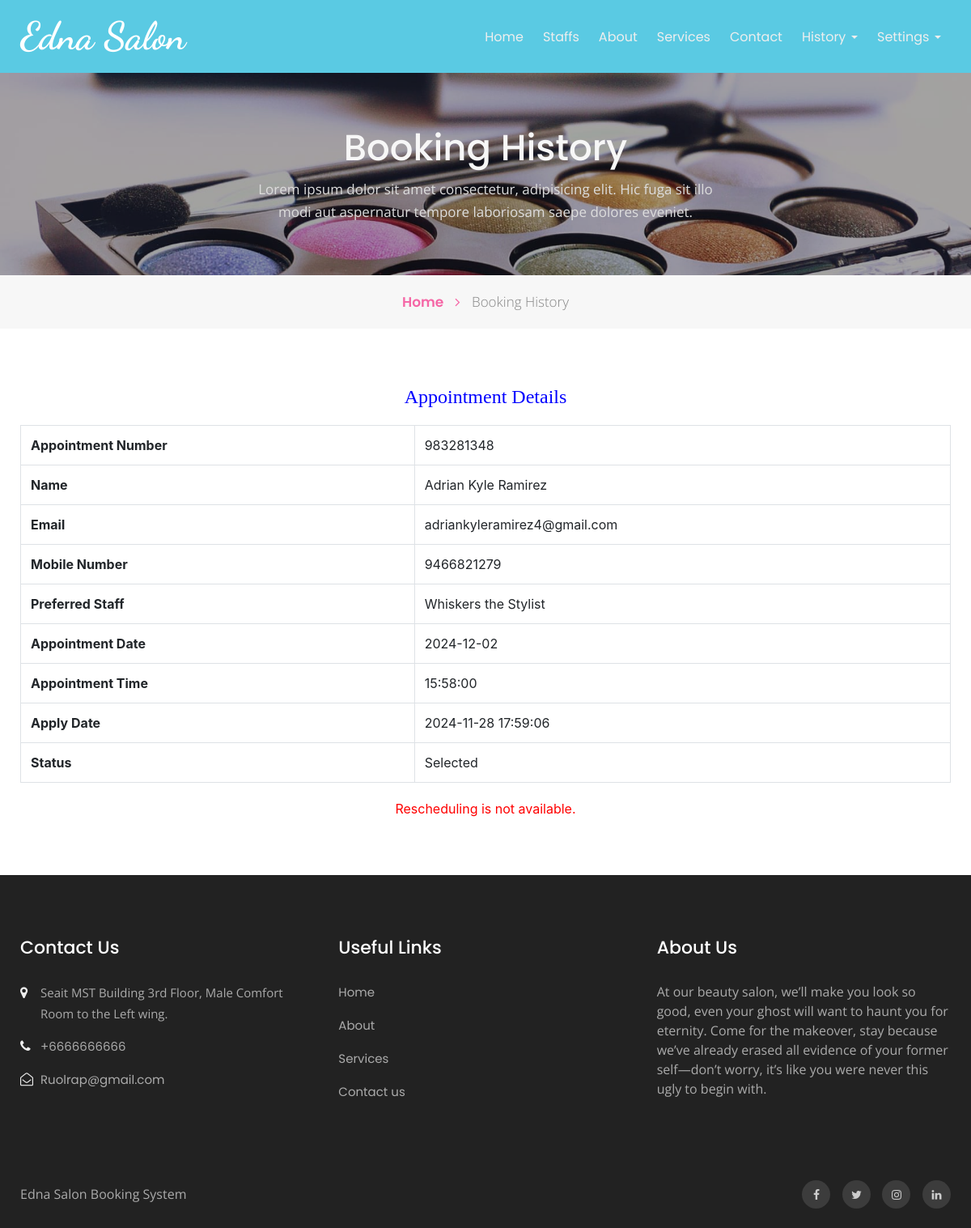
The app's page /bpms/appointment-detail.php?aptnumber=983281348 (signed in) with its own data.
### tables this page shows
CREATE TABLE `tblbook` (
  `ID` int(10) NOT NULL,
  `UserID` int(10) DEFAULT NULL,
  `staff_id` int(11) DEFAULT NULL,
  `AptNumber` int(10) DEFAULT NULL,
  `AptDate` date DEFAULT NULL,
  `AptTime` time DEFAULT NULL,
  `Message` mediumtext DEFAULT NULL,
  `BookingDate` timestamp NULL DEFAULT current_timestamp(),
  `Remark` varchar(250) DEFAULT NULL,
  `Status` varchar(250) DEFAULT NULL,
  `RemarkDate` timestamp NULL DEFAULT NULL ON UPDATE current_timestamp()
);

CREATE TABLE `tbluser` (
  `ID` int(10) NOT NULL,
  `FirstName` varchar(120) DEFAULT NULL,
  `LastName` varchar(250) DEFAULT NULL,
  `MobileNumber` bigint(10) DEFAULT NULL,
  `Email` varchar(120) DEFAULT NULL,
  `Password` varchar(120) DEFAULT NULL,
  `RegDate` timestamp NULL DEFAULT current_timestamp()
);

CREATE TABLE `staff_profiles` (
  `staff_id` int(11) NOT NULL,
  `profile_picture` varchar(255) DEFAULT NULL,
  `name` varchar(100) NOT NULL,
  `role` varchar(50) NOT NULL,
  `specialization` text DEFAULT NULL,
  `working_days` varchar(100) NOT NULL,
  `working_hours` varchar(50) NOT NULL,
  `max_appointments_per_day` int(11) DEFAULT 5
);

CREATE TABLE `tblpage` (
  `ID` int(10) NOT NULL,
  `PageType` varchar(200) DEFAULT NULL,
  `PageTitle` mediumtext DEFAULT NULL,
  `PageDescription` mediumtext DEFAULT NULL,
  `Email` varchar(200) DEFAULT NULL,
  `MobileNumber` bigint(10) DEFAULT NULL,
  `UpdationDate` date DEFAULT NULL,
  `Timing` varchar(200) NOT NULL
);

### bpms/appointment-detail.php (the view, shortened to what this page needs)
<?php
if (strlen($_SESSION['bpmsuid']==0)) {
  header('location:logout.php');
  } else{
?>
<!doctype html>
<html lang="en">
  <head>
    <link rel="stylesheet" href="assets/css/style-starter.css">
  </head>
  <body id="home">
<?php include_once('includes/header.php');?>
<section class="w3l-inner-banner-main">
    <div class="about-inner contact ">
        <div class="container">
            <div class="main-titles-head text-center">
            <h3 class="header-name ">Booking History</h3>
            <p class="tiltle-para ">Lorem ipsum dolor sit amet consectetur, adipisicing elit. Hic fuga sit illo modi aut aspernatur tempore laboriosam saepe dolores eveniet.</p>
        </div>
</div>
</div>
<div class="breadcrumbs-sub">
<div class="container">
<ul class="breadcrumbs-custom-path">
    <li class="right-side propClone"><a href="index.php" class="">Home <span class="fa fa-angle-right" aria-hidden="true"></span></a> <p></li>
    <li class="active ">Booking History</li>
</ul>
</div>
</div>
</section>
<section class="w3l-contact-info-main" id="contact">
    <div class="contact-sec	">
        <div class="container">
            <div>
                <div class="cont-details">
                   <div class="table-content table-responsive cart-table-content m-t-30">
                   <h4 style="padding-bottom: 20px;text-align: center;color: blue;">Appointment Details</h4>
                        <?php
$cid=$_GET['aptnumber'];
$ret=mysqli_query($con,"SELECT
    tbluser.FirstName,
    tbluser.LastName,
    tbluser.Email,
    tbluser.MobileNumber,
    tblbook.ID as bid,
    tblbook.AptNumber,
    tblbook.AptDate,
    tblbook.AptTime,
    tblbook.Message,
    tblbook.BookingDate,
    tblbook.Remark,
    tblbook.Status,
    tblbook.RemarkDate,
    staff_profiles.name AS PreferredStaff
FROM tblbook
JOIN tbluser ON tbluser.ID=tblbook.UserID
LEFT JOIN staff_profiles ON tblbook.staff_id = staff_profiles.staff_id
WHERE tblbook.AptNumber='$cid'");
while ($row=mysqli_fetch_array($ret)) {
    $isReschedulePossible = ($row['Status'] == '' || $row['Status'] == 'Waiting for confirmation' || $row['Status'] == 'Rescheduled');
?>
                        <table class="table table-bordered">
                            <tr>
    <th>Appointment Number</th>
    <td><?php  echo $row['AptNumber'];?></td>
  </tr>
  <tr>
<th>Name</th>
    <td><?php  echo $row['FirstName'];?> <?php  echo $row['LastName'];?></td>
  </tr>
<tr>
    <th>Email</th>
    <td><?php  echo $row['Email'];?></td>
  </tr>
   <tr>
    <th>Mobile Number</th>
    <td><?php  echo $row['MobileNumber'];?></td>
  </tr>
  <tr>
    <th>Preferred Staff</th>
    <td><?php echo $row['PreferredStaff'] ? $row['PreferredStaff'] : 'Not Specified'; ?></td>
</tr>
   <tr>
    <th>Appointment Date</th>
    <td><?php  echo $row['AptDate'];?></td>
  </tr>
<tr>
    <th>Appointment Time</th>
    <td><?php  echo $row['AptTime'];?></td>
  </tr>
  <tr>
    <th>Apply Date</th>
    <td><?php  echo $row['BookingDate'];?></td>
  </tr>
<tr>
    <th>Status</th>
    <td> <?php
if($row['Status']=="Selected")
{
  echo "Selected";
}
     ;?></td>
  </tr>
                        </table>
<?php if($isReschedulePossible) { ?>
<div class="reschedule-form">
    <h4 style="text-align: center; color: blue;">Reschedule Appointment</h4>
    <?php
    if(isset($errorMsg)) {
        echo "<div class='error-msg'>$errorMsg</div>";
    }
    if(isset($successMsg)) {
        echo "<div class='success-msg'>$successMsg</div>";
    }
    $staffQuery = mysqli_query($con, "SELECT staff_id, name, role, specialization FROM staff_profiles");
    ?>
    <form method="POST" action="" id="rescheduleForm" onsubmit="return validateForm()">
    <input type="hidden" name="aptnumber" value="<?php echo $row['AptNumber']; ?>">
    <div class="form-group row">
            <label class="col-sm-3 col-form-label">Current Preferred Staff</label>
            <div class="col-sm-9">
                <input type="text" class="form-control" value="<?php echo $row['PreferredStaff']; ?>" disabled>
            </div>
        </div>
        <div class="form-group row">
            <label class="col-sm-3 col-form-label">Select New Preferred Staff</label>
            <div class="col-sm-9">
                <div class="staff-search-container">
                    <input type="text" class="form-control" id="staffSearch" placeholder="Search for staff member" autocomplete="off">
                    <input type="hidden" name="staff_id" id="selected_staff_id">
                    <div class="staff-search-results"></div>
                </div>
                <div id="selectedStaffInfo" class="staff-info"></div>
            </div>
        </div>
    <div class="form-group row">
        <label class="col-sm-3 col-form-label">New Appointment Date</label>
        <div class="col-sm-9">
            <input type="date" name="new_date" class="form-control"
                   min="<?php echo date('Y-m-d'); ?>"
                   value="<?php echo $row['AptDate']; ?>"
                   required>
        </div>
    </div>
    <div class="form-group row">
        <label class="col-sm-3 col-form-label">New Appointment Time</label>
        <div class="col-sm-9">
            <input type="time" name="new_time" class="form-control"
                   value="<?php echo $row['AptTime']; ?>"
                   required>
        </div>
    </div>
    <div class="form-group row">
        <div class="col-sm-12 text-center">
            <button type="submit" name="reschedule" class="btn btn-primary">
                Confirm Reschedule
            </button>
        </div>
    </div>
</form>
</div>
<?php } else { ?>
    <div class="not-eligible">
        Rescheduling is not available.
    </div>
<?php } ?>
                        <?php } ?>
                    </div>
                </div>
            </div>
        </div>
    </div>
</section>
<?php include_once('includes/footer.php');?>
</body>
</html><?php } ?>

### bpms/includes/footer.php (shortened to what this page needs)
<section class="w3l-footer-29-main">
    <div class="footer-29 py-5">
      <div class="container py-lg-4">
        <div class="row footer-top-29">
          <div class="col-lg-4 col-md-6 col-sm-8 footer-list-29 footer-1">
            <h6 class="footer-title-29">Contact Us</h6>
            <ul>
              <?php
$ret=mysqli_query($con,"select * from tblpage where PageType='contactus' ");
while ($row=mysqli_fetch_array($ret)) {
?>
              <li>
                <span class="fa fa-map-marker"></span> <p><?php  echo $row['PageDescription'];?>.</p>
              </li>
              <li><span class="fa fa-phone"></span><a href="tel:+7-800-999-800"> +<?php  echo $row['MobileNumber'];?></a></li>
              <li><span class="fa fa-envelope-open-o"></span><a href="mailto:parlour@mail.com" class="mail">
                  <?php  echo $row['Email'];?></a></li><?php } ?>
            </ul>
          </div>
          <div class="col-lg-4 col-md-6 col-sm-4 footer-list-29 footer-2 ">
            <ul>
              <h6 class="footer-title-29">Useful Links</h6>
              <li><a href="index.php">Home</a></li>
              <li><a href="about.php">About</a></li>
              <li><a href="services.php"> Services</a></li>
              <li><a href="contact.php">Contact us</a></li>
            </ul>
          </div>
          <div class="col-lg-4 col-md-6 col-sm-7 footer-list-29 footer-4">
            <?php
$ret=mysqli_query($con,"select * from tblpage where PageType='aboutus' ");
while ($row=mysqli_fetch_array($ret)) {
?>
            <h6 class="footer-title-29"><?php  echo $row['PageTitle'];?> </h6>
            <p><?php  echo $row['PageDescription'];?></p><?php } ?>
          </div>
        </div>
      </div>
    </div>
  </section>
  <section class="w3l-footer-29-main w3l-copyright">
    <div class="container">
      <div class="row bottom-copies">
        <p class="col-lg-8 copy-footer-29"> Edna Salon Booking System </p>
        <div class="col-lg-4 main-social-footer-29">
          <a href="#facebook" class="facebook"><span class="fa fa-facebook"></span></a>
          <a href="#twitter" class="twitter"><span class="fa fa-twitter"></span></a>
          <a href="#instagram" class="instagram"><span class="fa fa-instagram"></span></a>
          <a href="#linkedin" class="linkedin"><span class="fa fa-linkedin"></span></a>
        </div>
      </div>
    </div>
  </section>

### bpms/appointment-detail.php (style rules this page uses)
.not-eligible { color: red; text-align: center; margin-top: 20px; }

### records on screen
tblbook: AptNumber "983281348", UserID.FirstName "Adrian Kyle", UserID.LastName "Ramirez", UserID.Email "adriankyleramirez4@gmail.com", UserID.MobileNumber "9466821279", staff.name "Whiskers the Stylist", AptDate "2024-12-02", AptTime "15:58:00", BookingDate "2024-11-28 17:59:06", Status "Selected"
tblpage: PageDescription "Seait MST Building 3rd Floor, Male Comfort Room to the Left wing", MobileNumber "6666666666", Email "Ruolrap@gmail.com"
tblpage: PageTitle "About Us", PageDescription "At our beauty salon, we’ll make you look so good, even your ghost will want to haunt you for eternity. Come for the makeover, stay because we’ve already erased all evidence of your former self—don’t worry, it’s like you were never this ugly to begin with."
